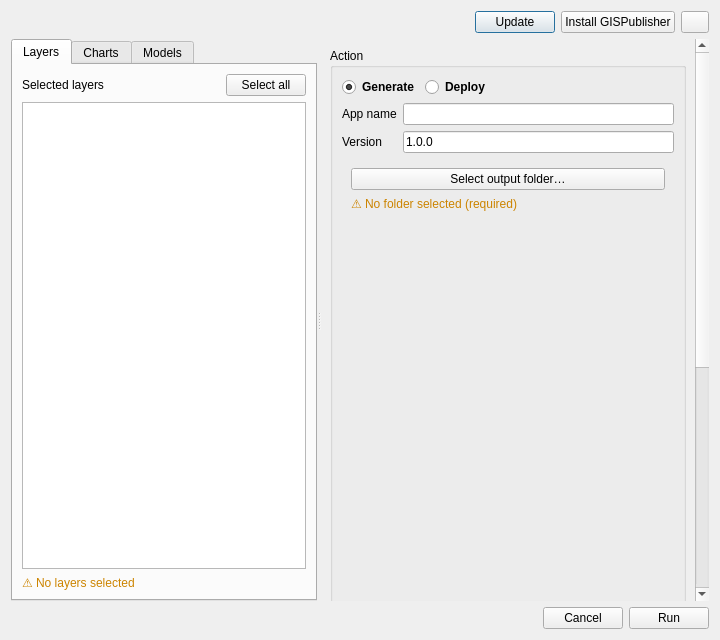
<?xml version="1.0" encoding="UTF-8"?>
<ui version="4.0">
 <class>GISPublisherDialog</class>
 <widget class="QDialog" name="GISPublisherDialog">
  <property name="geometry">
   <rect>
    <x>0</x>
    <y>0</y>
    <width>720</width>
    <height>640</height>
   </rect>
  </property>
  <property name="minimumSize">
   <size>
    <width>620</width>
    <height>480</height>
   </size>
  </property>
  <property name="windowTitle">
   <string>GISPublisher</string>
  </property>
  <layout class="QVBoxLayout" name="mainLayout" stretch="0,1,0">
   <item>
    <layout class="QHBoxLayout" name="statusBarLayout">
     <item>
      <widget class="QLabel" name="statusSummaryLabel">
       <property name="text">
        <string/>
       </property>
       <property name="wordWrap">
        <bool>false</bool>
       </property>
      </widget>
     </item>
     <item>
      <widget class="QLabel" name="cliVersionLabel">
       <property name="styleSheet">
        <string notr="true">color: #666666;</string>
       </property>
       <property name="text">
        <string/>
       </property>
       <property name="wordWrap">
        <bool>false</bool>
       </property>
      </widget>
     </item>
     <item>
      <spacer name="statusButtonsSpacer">
       <property name="orientation">
        <enum>Qt::Horizontal</enum>
       </property>
       <property name="sizeHint" stdset="0">
        <size>
         <width>40</width>
         <height>20</height>
        </size>
       </property>
      </spacer>
     </item>
     <item>
      <widget class="QPushButton" name="updateGispubButton">
       <property name="text">
        <string>Update</string>
       </property>
      </widget>
     </item>
     <item>
      <widget class="QPushButton" name="installGispubButton">
       <property name="text">
        <string>Install GISPublisher</string>
       </property>
      </widget>
     </item>
     <item>
      <widget class="QPushButton" name="refreshStatusButton">
       <property name="maximumSize">
        <size>
         <width>28</width>
         <height>28</height>
        </size>
       </property>
       <property name="toolTip">
        <string>Recheck requirements</string>
       </property>
       <property name="text">
        <string/>
       </property>
      </widget>
     </item>
    </layout>
   </item>
   <item>
    <widget class="QSplitter" name="contentSplitter">
     <property name="orientation">
      <enum>Qt::Horizontal</enum>
     </property>
     <property name="childrenCollapsible">
      <bool>false</bool>
     </property>
     <widget class="QTabWidget" name="dataTabs">
      <property name="minimumSize">
       <size>
        <width>240</width>
        <height>0</height>
       </size>
      </property>
      <widget class="QWidget" name="layersTab">
       <attribute name="title">
        <string>Layers</string>
       </attribute>
       <layout class="QVBoxLayout" name="layersTabLayout">
        <item>
         <layout class="QHBoxLayout" name="layersHeaderLayout">
          <item>
           <widget class="QLabel" name="label">
            <property name="text">
             <string>Selected layers</string>
            </property>
           </widget>
          </item>
          <item>
           <spacer name="layersHeaderSpacer">
            <property name="orientation">
             <enum>Qt::Horizontal</enum>
            </property>
            <property name="sizeHint" stdset="0">
             <size>
              <width>40</width>
              <height>20</height>
             </size>
            </property>
           </spacer>
          </item>
          <item>
           <widget class="QPushButton" name="selectAllButton">
            <property name="text">
             <string>Select all</string>
            </property>
           </widget>
          </item>
         </layout>
        </item>
        <item>
         <widget class="QListWidget" name="layersList">
          <property name="sizePolicy">
           <sizepolicy hsizetype="Expanding" vsizetype="Expanding">
            <horstretch>0</horstretch>
            <verstretch>1</verstretch>
           </sizepolicy>
          </property>
          <property name="minimumSize">
           <size>
            <width>0</width>
            <height>120</height>
           </size>
          </property>
          <property name="focusPolicy">
           <enum>Qt::NoFocus</enum>
          </property>
          <property name="selectionMode">
           <enum>QAbstractItemView::NoSelection</enum>
          </property>
         </widget>
        </item>
        <item>
         <widget class="QLabel" name="infoLabel">
          <property name="styleSheet">
           <string notr="true">color: #cc8400;</string>
          </property>
          <property name="text">
           <string>⚠ No layers selected</string>
          </property>
          <property name="wordWrap">
           <bool>true</bool>
          </property>
         </widget>
        </item>
       </layout>
      </widget>
      <widget class="QWidget" name="chartsTab">
       <attribute name="title">
        <string>Charts</string>
       </attribute>
       <layout class="QVBoxLayout" name="chartsTabLayout">
        <item>
         <widget class="QLabel" name="chartsExplanationLabel">
          <property name="text">
           <string>Attach Vega or Vega-Lite chart definitions (.json) to the generated application. Build one from a layer's fields, or select a folder of hand-authored ones. Optional.</string>
          </property>
          <property name="wordWrap">
           <bool>true</bool>
          </property>
         </widget>
        </item>
        <item>
         <widget class="QPushButton" name="newChartButton">
          <property name="toolTip">
           <string>Build a chart from a layer's fields, with a live preview</string>
          </property>
          <property name="text">
           <string>New chart…</string>
          </property>
         </widget>
        </item>
        <item>
         <layout class="QHBoxLayout" name="chartsFolderLayout">
          <item>
           <widget class="QPushButton" name="selectChartFolderButton">
            <property name="text">
             <string>Select folder…</string>
            </property>
           </widget>
          </item>
          <item>
           <widget class="QPushButton" name="clearChartFolderButton">
            <property name="text">
             <string>Clear</string>
            </property>
           </widget>
          </item>
         </layout>
        </item>
        <item>
         <widget class="QLabel" name="chartFolderPathLabel">
          <property name="styleSheet">
           <string notr="true">color: #666666;</string>
          </property>
          <property name="text">
           <string>No folder selected</string>
          </property>
          <property name="wordWrap">
           <bool>true</bool>
          </property>
         </widget>
        </item>
        <item>
         <layout class="QHBoxLayout" name="chartsFilesHeaderLayout">
          <item>
           <widget class="QLabel" name="chartsFilesLabel">
            <property name="text">
             <string>Files to include:</string>
            </property>
           </widget>
          </item>
          <item>
           <spacer name="chartsFilesHeaderSpacer">
            <property name="orientation">
             <enum>Qt::Horizontal</enum>
            </property>
            <property name="sizeHint" stdset="0">
             <size>
              <width>40</width>
              <height>20</height>
             </size>
            </property>
           </spacer>
          </item>
          <item>
           <widget class="QPushButton" name="selectAllChartsButton">
            <property name="text">
             <string>Select all</string>
            </property>
           </widget>
          </item>
         </layout>
        </item>
        <item>
         <widget class="QListWidget" name="chartFilesList">
          <property name="sizePolicy">
           <sizepolicy hsizetype="Expanding" vsizetype="Expanding">
            <horstretch>0</horstretch>
            <verstretch>1</verstretch>
           </sizepolicy>
          </property>
          <property name="minimumSize">
           <size>
            <width>0</width>
            <height>120</height>
           </size>
          </property>
          <property name="focusPolicy">
           <enum>Qt::NoFocus</enum>
          </property>
          <property name="selectionMode">
           <enum>QAbstractItemView::NoSelection</enum>
          </property>
         </widget>
        </item>
       </layout>
      </widget>
      <widget class="QWidget" name="modelsTab">
       <attribute name="title">
        <string>Models</string>
       </attribute>
       <layout class="QVBoxLayout" name="modelsTabLayout">
        <item>
         <widget class="QLabel" name="modelsExplanationLabel">
          <property name="text">
           <string>Geoprocessing models saved in this project or in your QGIS profile are listed automatically. Optional.</string>
          </property>
          <property name="wordWrap">
           <bool>true</bool>
          </property>
         </widget>
        </item>
        <item>
         <layout class="QHBoxLayout" name="modelsFilesHeaderLayout">
          <item>
           <widget class="QLabel" name="modelsFilesLabel">
            <property name="text">
             <string>Models to include:</string>
            </property>
           </widget>
          </item>
          <item>
           <spacer name="modelsFilesHeaderSpacer">
            <property name="orientation">
             <enum>Qt::Horizontal</enum>
            </property>
            <property name="sizeHint" stdset="0">
             <size>
              <width>40</width>
              <height>20</height>
             </size>
            </property>
           </spacer>
          </item>
          <item>
           <widget class="QPushButton" name="refreshModelsButton">
            <property name="maximumSize">
             <size>
              <width>28</width>
              <height>28</height>
             </size>
            </property>
            <property name="toolTip">
             <string>Rescan project and profile for models</string>
            </property>
            <property name="text">
             <string/>
            </property>
           </widget>
          </item>
          <item>
           <widget class="QPushButton" name="selectAllModelsButton">
            <property name="text">
             <string>Select all</string>
            </property>
           </widget>
          </item>
         </layout>
        </item>
        <item>
         <widget class="QListWidget" name="modelFilesList">
          <property name="sizePolicy">
           <sizepolicy hsizetype="Expanding" vsizetype="Expanding">
            <horstretch>0</horstretch>
            <verstretch>1</verstretch>
           </sizepolicy>
          </property>
          <property name="minimumSize">
           <size>
            <width>0</width>
            <height>120</height>
           </size>
          </property>
          <property name="focusPolicy">
           <enum>Qt::NoFocus</enum>
          </property>
          <property name="selectionMode">
           <enum>QAbstractItemView::NoSelection</enum>
          </property>
         </widget>
        </item>
        <item>
         <layout class="QHBoxLayout" name="modelsFolderLayout">
          <item>
           <widget class="QPushButton" name="selectModelFolderButton">
            <property name="toolTip">
             <string>Add models from an extra folder outside the project and profile (e.g. shared on a network drive)</string>
            </property>
            <property name="text">
             <string>Add folder…</string>
            </property>
           </widget>
          </item>
          <item>
           <widget class="QPushButton" name="clearModelFolderButton">
            <property name="text">
             <string>Clear</string>
            </property>
           </widget>
          </item>
         </layout>
        </item>
        <item>
         <widget class="QLabel" name="modelFolderPathLabel">
          <property name="styleSheet">
           <string notr="true">color: #666666;</string>
          </property>
          <property name="text">
           <string>No extra folder selected</string>
          </property>
          <property name="wordWrap">
           <bool>true</bool>
          </property>
         </widget>
        </item>
       </layout>
      </widget>
     </widget>
     <widget class="QScrollArea" name="actionScrollArea">
      <property name="minimumSize">
       <size>
        <width>300</width>
        <height>0</height>
       </size>
      </property>
      <property name="widgetResizable">
       <bool>true</bool>
      </property>
      <property name="frameShape">
       <enum>QFrame::NoFrame</enum>
      </property>
      <widget class="QWidget" name="actionScrollContent">
       <layout class="QVBoxLayout" name="actionScrollLayout">
        <item>
         <widget class="QGroupBox" name="actionGroup">
          <property name="title">
           <string>Action</string>
          </property>
          <layout class="QVBoxLayout" name="actionGroupLayout">
           <item>
            <layout class="QHBoxLayout" name="actionTypeLayout">
             <item>
              <widget class="QRadioButton" name="radioGenerate">
               <property name="font">
                <font>
                 <weight>75</weight>
                 <bold>true</bold>
                </font>
               </property>
               <property name="text">
                <string>Generate</string>
               </property>
               <property name="checked">
                <bool>true</bool>
               </property>
              </widget>
             </item>
             <item>
              <widget class="QRadioButton" name="radioDeploy">
               <property name="font">
                <font>
                 <weight>75</weight>
                 <bold>true</bold>
                </font>
                </property>
               <property name="text">
                <string>Deploy</string>
               </property>
              </widget>
             </item>
             <item>
              <spacer name="actionTypeSpacer">
               <property name="orientation">
                <enum>Qt::Horizontal</enum>
               </property>
               <property name="sizeHint" stdset="0">
                <size>
                 <width>40</width>
                 <height>20</height>
                </size>
               </property>
              </spacer>
             </item>
            </layout>
           </item>
           <item>
            <layout class="QFormLayout" name="appIdentityLayout">
             <item row="0" column="0">
              <widget class="QLabel" name="appNameLabel">
               <property name="text">
                <string>App name</string>
               </property>
              </widget>
             </item>
             <item row="0" column="1">
              <widget class="QLineEdit" name="appNameEdit">
               <property name="toolTip">
                <string>Name of the generated application (defaults to the QGIS project's title)</string>
               </property>
              </widget>
             </item>
             <item row="1" column="0">
              <widget class="QLabel" name="appVersionLabel">
               <property name="text">
                <string>Version</string>
               </property>
              </widget>
             </item>
             <item row="1" column="1">
              <widget class="QLineEdit" name="appVersionEdit">
               <property name="text">
                <string>1.0.0</string>
               </property>
              </widget>
             </item>
            </layout>
           </item>
           <item>
            <widget class="QStackedWidget" name="actionStack">
             <widget class="QWidget" name="pageGenerateConfig">
              <layout class="QVBoxLayout" name="generateConfigLayout">
               <item>
                <widget class="QPushButton" name="selectOutputFolderButton">
                 <property name="text">
                  <string>Select output folder…</string>
                 </property>
                </widget>
               </item>
               <item>
                <widget class="QLabel" name="outputFolderLabel">
                 <property name="styleSheet">
                  <string notr="true">color: #cc8400;</string>
                 </property>
                 <property name="text">
                  <string>⚠ No folder selected (required)</string>
                 </property>
                 <property name="wordWrap">
                  <bool>true</bool>
                 </property>
                </widget>
               </item>
               <item>
                <spacer name="generateConfigSpacer">
                 <property name="orientation">
                  <enum>Qt::Vertical</enum>
                 </property>
                 <property name="sizeHint" stdset="0">
                  <size>
                   <width>20</width>
                   <height>40</height>
                  </size>
                 </property>
                </spacer>
               </item>
              </layout>
             </widget>
             <widget class="QWidget" name="pageDeployConfig">
              <layout class="QVBoxLayout" name="deployConfigLayout">
               <item>
                <layout class="QHBoxLayout" name="deployTypeLayout">
                 <item>
                  <widget class="QRadioButton" name="radioLocal">
                   <property name="font">
                    <font>
                     <weight>75</weight>
                     <bold>true</bold>
                    </font>
                   </property>
                   <property name="text">
                    <string>Local</string>
                   </property>
                   <property name="checked">
                    <bool>true</bool>
                   </property>
                  </widget>
                 </item>
                 <item>
                  <widget class="QRadioButton" name="radioSSH">
                   <property name="font">
                    <font>
                     <weight>75</weight>
                     <bold>true</bold>
                    </font>
                   </property>
                   <property name="text">
                    <string>SSH</string>
                   </property>
                  </widget>
                 </item>
                 <item>
                  <widget class="QRadioButton" name="radioAWS">
                   <property name="font">
                    <font>
                     <weight>75</weight>
                     <bold>true</bold>
                    </font>
                   </property>
                   <property name="text">
                    <string>AWS</string>
                   </property>
                  </widget>
                 </item>
                 <item>
                  <spacer name="deployTypeSpacer">
                   <property name="orientation">
                    <enum>Qt::Horizontal</enum>
                   </property>
                   <property name="sizeHint" stdset="0">
                    <size>
                     <width>40</width>
                     <height>20</height>
                    </size>
                   </property>
                  </spacer>
                 </item>
                </layout>
               </item>
               <item>
                <widget class="QStackedWidget" name="deployWidget">
                 <widget class="QWidget" name="pageLocal">
                  <layout class="QFormLayout" name="localFormLayout">
                   <item row="0" column="0" colspan="2">
                    <widget class="QLabel" name="localHintLabel">
                     <property name="wordWrap">
                      <bool>true</bool>
                     </property>
                    </widget>
                   </item>
                   <item row="1" column="0">
                    <widget class="QLabel" name="localHostLabel">
                     <property name="text">
                      <string>Host</string>
                     </property>
                    </widget>
                   </item>
                   <item row="1" column="1">
                    <widget class="QLineEdit" name="localHostEdit">
                     <property name="text">
                      <string>http://localhost:80</string>
                     </property>
                    </widget>
                   </item>
                  </layout>
                 </widget>
                 <widget class="QWidget" name="pageSSH">
                  <layout class="QFormLayout" name="sshFormLayout">
                   <item row="0" column="0" colspan="2">
                    <widget class="QLabel" name="sshHintLabel">
                     <property name="wordWrap">
                      <bool>true</bool>
                     </property>
                    </widget>
                   </item>
                   <item row="1" column="0">
                    <widget class="QLabel" name="sshHostLabel">
                     <property name="text">
                      <string>Host</string>
                     </property>
                    </widget>
                   </item>
                   <item row="1" column="1">
                    <widget class="QLineEdit" name="sshHostEdit"/>
                   </item>
                   <item row="2" column="0">
                    <widget class="QLabel" name="sshUsernameLabel">
                     <property name="text">
                      <string>Username</string>
                     </property>
                    </widget>
                   </item>
                   <item row="2" column="1">
                    <widget class="QLineEdit" name="sshUsernameEdit"/>
                   </item>
                   <item row="3" column="0">
                    <widget class="QLabel" name="sshPortLabel">
                     <property name="text">
                      <string>Port</string>
                     </property>
                    </widget>
                   </item>
                   <item row="3" column="1">
                    <widget class="QSpinBox" name="sshPortEdit">
                     <property name="minimum">
                      <number>1</number>
                     </property>
                     <property name="maximum">
                      <number>65535</number>
                     </property>
                     <property name="value">
                      <number>22</number>
                     </property>
                    </widget>
                   </item>
                   <item row="4" column="0">
                    <widget class="QLabel" name="sshCertRouteLabel">
                     <property name="text">
                      <string>Private key path</string>
                     </property>
                    </widget>
                   </item>
                   <item row="4" column="1">
                    <widget class="QLineEdit" name="sshCertRouteEdit"/>
                   </item>
                   <item row="5" column="0">
                    <widget class="QLabel" name="sshRemoteRepoPathLabel">
                     <property name="text">
                      <string>Remote repository path</string>
                     </property>
                    </widget>
                   </item>
                   <item row="5" column="1">
                    <widget class="QLineEdit" name="sshRemoteRepoPathEdit"/>
                   </item>
                  </layout>
                 </widget>
                 <widget class="QWidget" name="pageAWS">
                  <layout class="QVBoxLayout" name="awsPageLayout">
                   <item>
                    <widget class="QGroupBox" name="awsCredentialsGroup">
                     <property name="title">
                      <string>Credentials</string>
                     </property>
                     <layout class="QFormLayout" name="awsCredentialsFormLayout">
                      <item row="0" column="0" colspan="2">
                       <widget class="QLabel" name="awsCredentialsHintLabel">
                        <property name="wordWrap">
                         <bool>true</bool>
                        </property>
                        <property name="openExternalLinks">
                         <bool>true</bool>
                        </property>
                       </widget>
                      </item>
                      <item row="1" column="0">
                       <widget class="QLabel" name="awsAccessKeyLabel">
                        <property name="text">
                         <string>Access key</string>
                        </property>
                       </widget>
                      </item>
                      <item row="1" column="1">
                       <widget class="QLineEdit" name="awsAccessKeyEdit"/>
                      </item>
                      <item row="2" column="0">
                       <widget class="QLabel" name="awsSecretAccessKeyLabel">
                        <property name="text">
                         <string>Secret key</string>
                        </property>
                       </widget>
                      </item>
                      <item row="2" column="1">
                       <widget class="QLineEdit" name="awsSecretAccessKeyEdit">
                        <property name="echoMode">
                         <enum>QLineEdit::Password</enum>
                        </property>
                       </widget>
                      </item>
                      <item row="3" column="0">
                       <widget class="QLabel" name="awsRegionLabel">
                        <property name="text">
                         <string>Region</string>
                        </property>
                       </widget>
                      </item>
                      <item row="3" column="1">
                       <widget class="QLineEdit" name="awsRegionEdit"/>
                      </item>
                     </layout>
                    </widget>
                   </item>
                   <item>
                    <widget class="QGroupBox" name="awsInstanceGroup">
                     <property name="title">
                      <string>Instance settings</string>
                     </property>
                     <layout class="QFormLayout" name="awsInstanceFormLayout">
                      <item row="0" column="0" colspan="2">
                       <widget class="QLabel" name="awsInstanceHintLabel">
                        <property name="wordWrap">
                         <bool>true</bool>
                        </property>
                        <property name="openExternalLinks">
                         <bool>true</bool>
                        </property>
                       </widget>
                      </item>
                      <item row="1" column="0">
                       <widget class="QLabel" name="awsAmiIdLabel">
                        <property name="text">
                         <string>AMI ID</string>
                        </property>
                       </widget>
                      </item>
                      <item row="1" column="1">
                       <widget class="QLineEdit" name="awsAmiIdEdit"/>
                      </item>
                      <item row="2" column="0">
                       <widget class="QLabel" name="awsInstanceTypeLabel">
                        <property name="text">
                         <string>Instance type</string>
                        </property>
                       </widget>
                      </item>
                      <item row="2" column="1">
                       <widget class="QLineEdit" name="awsInstanceTypeEdit"/>
                      </item>
                      <item row="3" column="0">
                       <widget class="QLabel" name="awsInstanceNameLabel">
                        <property name="text">
                         <string>Instance name</string>
                        </property>
                       </widget>
                      </item>
                      <item row="3" column="1">
                       <widget class="QLineEdit" name="awsInstanceNameEdit"/>
                      </item>
                      <item row="4" column="0">
                       <widget class="QLabel" name="awsSecurityGroupLabel">
                        <property name="text">
                         <string>Security group ID</string>
                        </property>
                       </widget>
                      </item>
                      <item row="4" column="1">
                       <widget class="QLineEdit" name="awsSecurityGroupEdit"/>
                      </item>
                      <item row="5" column="0">
                       <widget class="QLabel" name="awsKeyNameLabel">
                        <property name="text">
                         <string>Key pair</string>
                        </property>
                       </widget>
                      </item>
                      <item row="5" column="1">
                       <widget class="QLineEdit" name="awsKeyNameEdit"/>
                      </item>
                     </layout>
                    </widget>
                   </item>
                   <item>
                    <widget class="QGroupBox" name="awsSshGroup">
                     <property name="title">
                      <string>SSH access</string>
                     </property>
                     <layout class="QFormLayout" name="awsSshFormLayout">
                      <item row="0" column="0" colspan="2">
                       <widget class="QLabel" name="awsSshHintLabel">
                        <property name="wordWrap">
                         <bool>true</bool>
                        </property>
                        <property name="openExternalLinks">
                         <bool>true</bool>
                        </property>
                       </widget>
                      </item>
                      <item row="1" column="0">
                       <widget class="QLabel" name="awsUsernameLabel">
                        <property name="text">
                         <string>SSH username</string>
                        </property>
                       </widget>
                      </item>
                      <item row="1" column="1">
                       <widget class="QLineEdit" name="awsUsernameEdit"/>
                      </item>
                      <item row="2" column="0">
                       <widget class="QLabel" name="awsSshKeyPathLabel">
                        <property name="text">
                         <string>SSH key path</string>
                        </property>
                       </widget>
                      </item>
                      <item row="2" column="1">
                       <widget class="QLineEdit" name="awsSshKeyPathEdit"/>
                      </item>
                      <item row="3" column="0">
                       <widget class="QLabel" name="awsRemotePathLabel">
                        <property name="text">
                         <string>Remote repository path</string>
                        </property>
                       </widget>
                      </item>
                      <item row="3" column="1">
                       <widget class="QLineEdit" name="awsRemotePathEdit"/>
                      </item>
                     </layout>
                    </widget>
                   </item>
                  </layout>
                 </widget>
                </widget>
               </item>
              </layout>
             </widget>
            </widget>
           </item>
           <item>
            <widget class="QGroupBox" name="historyGroup">
             <property name="title">
              <string>History</string>
             </property>
             <property name="checkable">
              <bool>true</bool>
             </property>
             <property name="checked">
              <bool>true</bool>
             </property>
             <layout class="QVBoxLayout" name="historyGroupLayout">
              <item>
               <widget class="QListWidget" name="historyList">
                <property name="sizePolicy">
                 <sizepolicy hsizetype="Expanding" vsizetype="Expanding">
                  <horstretch>0</horstretch>
                  <verstretch>1</verstretch>
                 </sizepolicy>
                </property>
                <property name="minimumSize">
                 <size>
                  <width>0</width>
                  <height>90</height>
                 </size>
                </property>
                <property name="toolTip">
                 <string>Past Deploy runs from this QGIS profile, most recent first</string>
                </property>
               </widget>
              </item>
              <item>
               <layout class="QHBoxLayout" name="historyButtonsLayout">
                <item>
                 <widget class="QPushButton" name="historyOpenAppButton">
                  <property name="enabled">
                   <bool>false</bool>
                  </property>
                  <property name="text">
                   <string>Open app</string>
                  </property>
                 </widget>
                </item>
                <item>
                 <widget class="QPushButton" name="historyRestoreButton">
                  <property name="enabled">
                   <bool>false</bool>
                  </property>
                  <property name="text">
                   <string>Restore settings</string>
                  </property>
                 </widget>
                </item>
                <item>
                 <widget class="QPushButton" name="historyViewLogButton">
                  <property name="enabled">
                   <bool>false</bool>
                  </property>
                  <property name="text">
                   <string>View log</string>
                  </property>
                 </widget>
                </item>
                <item>
                 <spacer name="historyButtonsSpacer">
                  <property name="orientation">
                   <enum>Qt::Horizontal</enum>
                  </property>
                  <property name="sizeHint" stdset="0">
                   <size>
                    <width>40</width>
                    <height>20</height>
                   </size>
                  </property>
                 </spacer>
                </item>
               </layout>
              </item>
             </layout>
            </widget>
           </item>
          </layout>
         </widget>
        </item>
       </layout>
      </widget>
     </widget>
    </widget>
   </item>
   <item>
    <layout class="QHBoxLayout" name="bottomBar">
     <item>
      <spacer name="bottomBarSpacer">
       <property name="orientation">
        <enum>Qt::Horizontal</enum>
       </property>
       <property name="sizeHint" stdset="0">
        <size>
         <width>40</width>
         <height>20</height>
        </size>
       </property>
      </spacer>
     </item>
     <item>
      <widget class="QPushButton" name="cancelButton">
       <property name="text">
        <string>Cancel</string>
       </property>
      </widget>
     </item>
     <item>
      <widget class="QPushButton" name="runButton">
       <property name="text">
        <string>Run</string>
       </property>
      </widget>
     </item>
    </layout>
   </item>
  </layout>
 </widget>
 <resources/>
 <connections/>
</ui>
